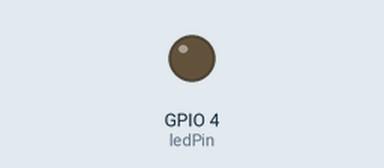
A sketch run on a simulated ESP32. Shown: output pins drawn as LEDs (lit = HIGH).

Above: at 0.15 s.
At 19.98 s:
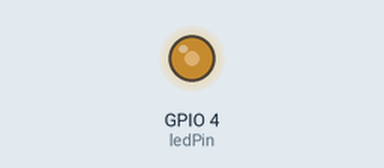
At 39.81 s:
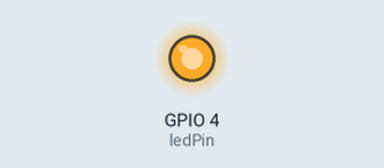
Timing chart, 0 to 40.0 s (numbered marks = the images above):
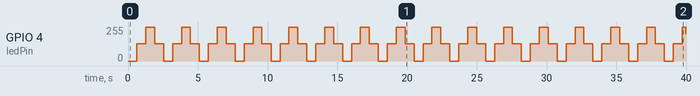

The sketch:

PWM.ino
```cpp
// the number of the LED pin
const int ledPin = 4;  // 16 corresponds to GPIO16

// setting PWM properties
const int freq = 1000;
const int ledChannel = 0;
const int resolution = 8;

void setup(){
  // configure LED PWM functionalitites
  ledcSetup(ledChannel, freq, resolution);

  // attach the channel to the GPIO to be controlled
  ledcAttachPin(ledPin, ledChannel);
}

void loop(){
  // increase the LED brightness
  for(int dutyCycle = 0; dutyCycle <= 255; dutyCycle++){
    // changing the LED brightness with PWM
    ledcWrite(ledChannel, dutyCycle);
    delay(5);
  }

  // decrease the LED brightness
  for(int dutyCycle = 255; dutyCycle >= 0; dutyCycle--){
    // changing the LED brightness with PWM
    ledcWrite(ledChannel, dutyCycle);
    delay(5);
  }
}
```

Measured:
- by itself, GPIO 4 (ledPin): 0/255 → 128/255 at 0.64 s, → 255/255 0.64 s later, → 128/255 0.64 s later, → 0/255 0.65 s later, … (63 changes in this stretch)
